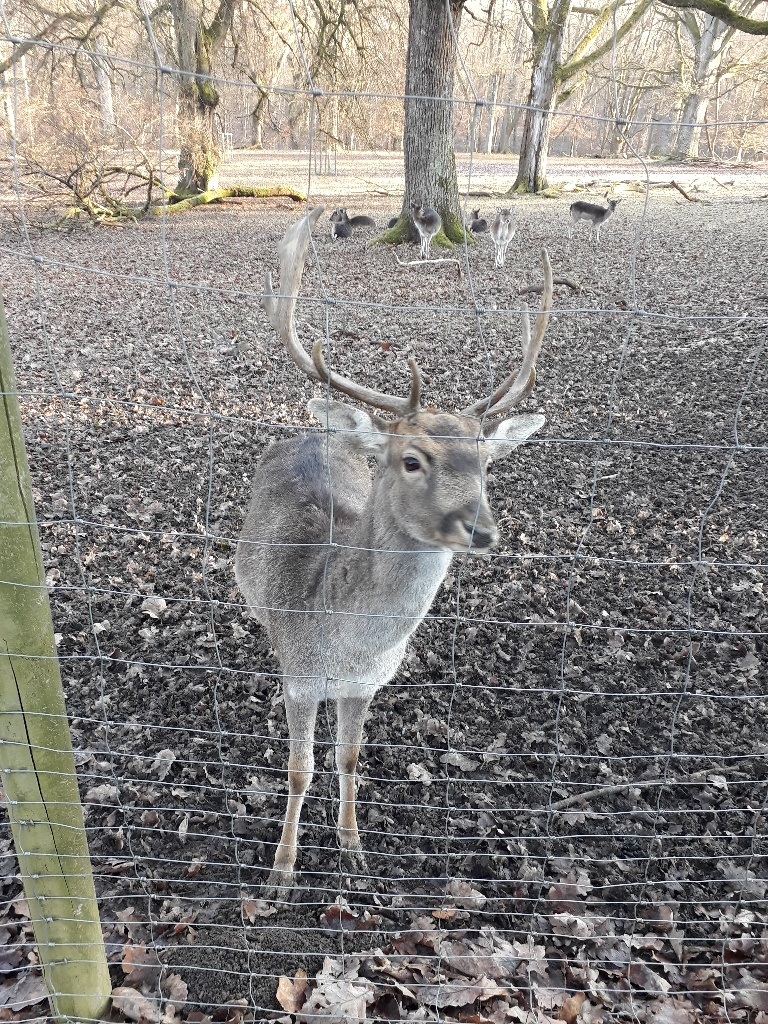
#> input picture test.jpg, 768 x 1024 px
$ python -i detection.py   (imports and definitions only)
#> lines starting #> are read from the running program, lines starting #| are printed output that depends on the picture
#> further down, picture is the input picture: shape (1024, 768, 3); mean B, G, R 128.5, 132.5, 135.7
from openvino.inference_engine import IENetwork, IECore
import numpy as np
import time
from datetime import datetime
import sys
import os
import cv2


class MotionDetect:
    # Klasse zur Erkennung von Bewegung
    def __init__(self):
        self.static_back = None

    def detect_motion(self, frame, reset=False):
#> called with reset = False
        gray = cv2.cvtColor(frame, cv2.COLOR_BGR2GRAY)
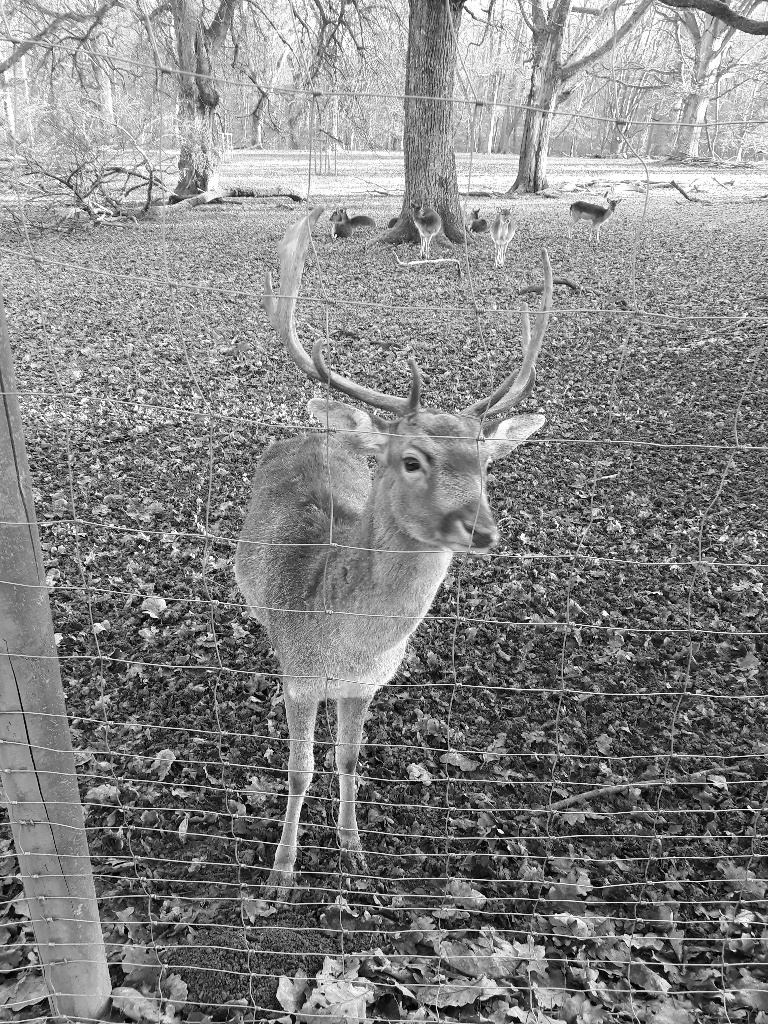
#> gray: shape (1024, 768); min 0, max 255, mean 133
        gray = cv2.GaussianBlur(gray, (21, 21), 0)
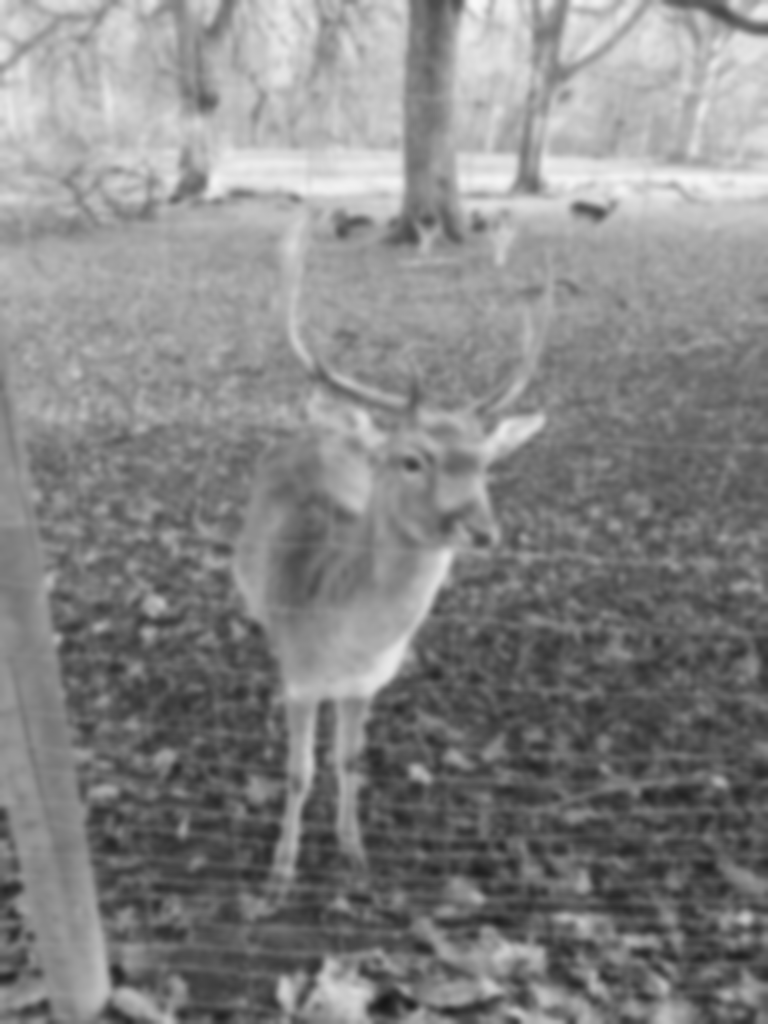
#> gray: shape (1024, 768); min 23, max 248, mean 133
        if self.static_back is None or reset:
            self.static_back = gray
            return False
        diff_frame = cv2.absdiff(self.static_back, gray)
        thresh_frame = cv2.threshold(diff_frame, 50, 255, cv2.THRESH_BINARY)[1]
        thresh_frame = cv2.dilate(thresh_frame, None, iterations=2)
        cnts, _ = cv2.findContours(thresh_frame.copy(),
                                   cv2.RETR_EXTERNAL, cv2.CHAIN_APPROX_SIMPLE)
        if cnts:
            return True
        else:
            return False

    def reset_background(self):
        self.static_back = None


class InferenceModel:
    # Klasse zur Erstellung eines 'ExecInferModel' Objekts
    def __init__(self, device='MYRIAD'):
        self.ie = IECore()
        self.device = device

    # [61 lines left out: function create_exec_infer_model, not called in this run]


class ExecInferModel:
    # [114 lines left out: functions __init__, infer_frames, _save, not called in this run]

>>> import cv2
>>> picture = cv2.imread('../test.jpg')
>>> result = MotionDetect().detect_motion(picture)
#> result = False
